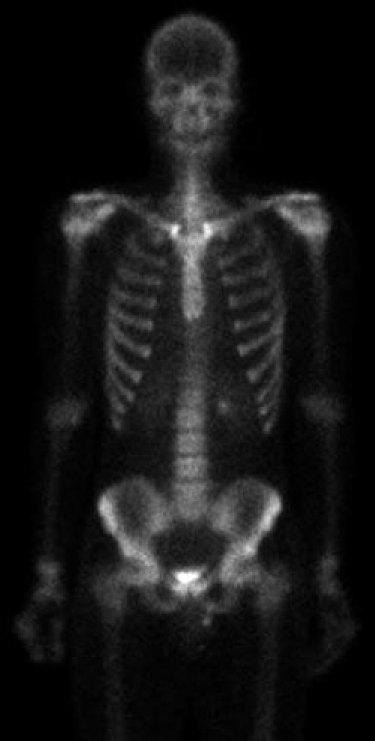
#> input picture Experiment_1/Skeleton.tif, 750 x 1482 px (shown at 1/2 size)
$ python '(c)_histogram.py'
#> lines starting #> are read from the running program, lines starting #| are printed output that depends on the picture; after the words box and inside, x2 and y2 are one past the last pixel; in counts of white or black regions, pixels touching at a corner belong together
import cv2
import matplotlib.pyplot as plt
import numpy as np

# Take image
image = cv2.imread("Skeleton.tif", cv2.IMREAD_GRAYSCALE)
#> image is the input picture: shape (1482, 750); min 0, max 255, mean 22.5
image = cv2.resize(image,(512, 512))
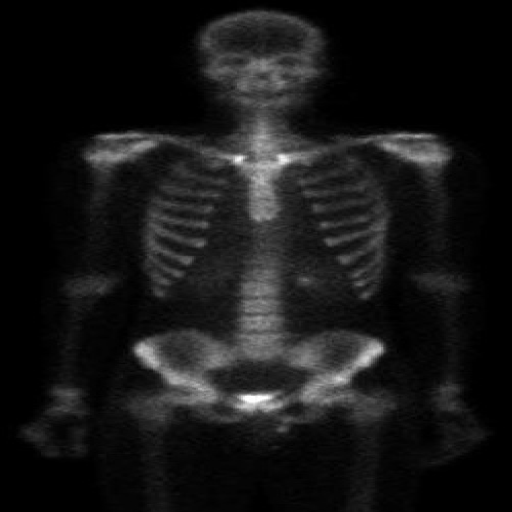
#> image: shape (512, 512); min 0, max 255, mean 22.5

# Generate Histogram
def generate_histogram(image, histogram_name):
#> called with histogram_name = 'The Histogram of the Original Image'
    gray_levels_count = np.zeros(256)
    height, width = image.shape
#> height = 512; width = 512

    for r in range (height):
        for c in range(width):
            gray_levels_count[image[r, c]] += 1

    plt.bar(range(256), gray_levels_count, width = 1.0, color = "gray")
    plt.title(histogram_name)
    plt.show()
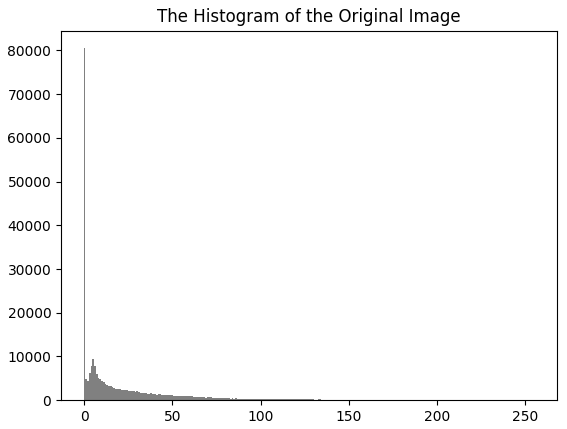
#> figure drawn by matplotlib, 1 panel; tallest bar 80521 high, from x = -0.5 to 0.5

# SHow main image
plt.imshow(cv2.cvtColor(image, cv2.COLOR_BGR2RGB))
plt.title("The Skeleton Image")
plt.show()

# Generate histogram
generate_histogram(image, "The Histogram of the Original Image")

# Make Single Threshold image
threshold_intensity = 27
segmented_image = np.where(image < threshold_intensity, 0, 255)
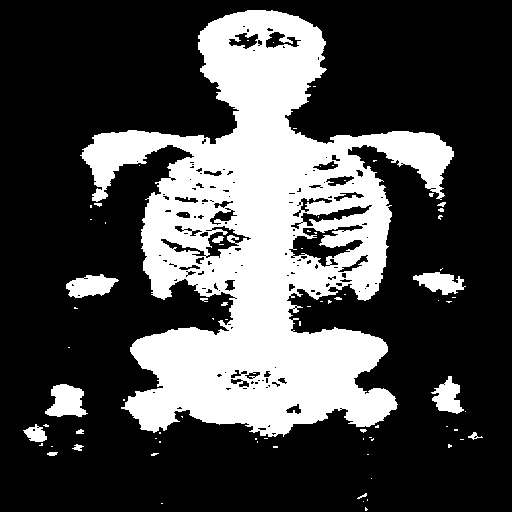
#> segmented_image: shape (512, 512) int64; 29% white; 80 white regions (64 under 20 px), largest, box (x1, y1, x2, y2) and area: (80, 10, 454, 437) 71842, (45, 384, 88, 417) 943, (66, 274, 119, 298) 817
segmented_image = np.uint8(segmented_image)

plt.imshow(cv2.cvtColor(segmented_image, cv2.COLOR_BGR2RGB))
plt.title("The Segmented Image")
plt.show()

# Generate histogram of segmented image
generate_histogram(segmented_image, "The Histogram of the Segmented Image")
#> call 2 of generate_histogram, with histogram_name = 'The Histogram of the Segmented Image'
#> in generate_histogram (call 2), `plt.show()`:
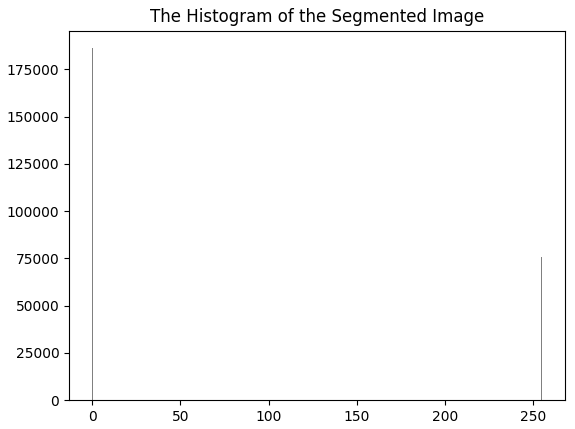
#> figure drawn by matplotlib, 1 panel; tallest bar 186205 high, from x = -0.5 to 0.5
